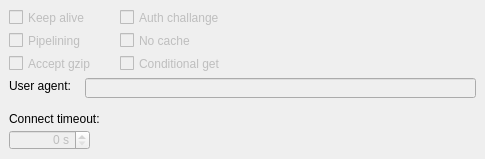
     <widget class="QWidget" name="tab_3">
      <attribute name="title">
       <string>HTTP</string>
      </attribute>
      <widget class="QCheckBox" name="checkBox_HTTPKeepAlive">
       <property name="enabled">
        <bool>false</bool>
       </property>
       <property name="geometry">
        <rect>
         <x>9</x>
         <y>9</y>
         <width>100</width>
         <height>17</height>
        </rect>
       </property>
       <property name="text">
        <string>Keep alive</string>
       </property>
      </widget>
      <widget class="QCheckBox" name="checkBox_HTTPPipelining">
       <property name="enabled">
        <bool>false</bool>
       </property>
       <property name="geometry">
        <rect>
         <x>9</x>
         <y>32</y>
         <width>100</width>
         <height>17</height>
        </rect>
       </property>
       <property name="text">
        <string>Pipelining</string>
       </property>
      </widget>
      <widget class="QCheckBox" name="checkBox_AcceptGzip">
       <property name="enabled">
        <bool>false</bool>
       </property>
       <property name="geometry">
        <rect>
         <x>9</x>
         <y>55</y>
         <width>100</width>
         <height>17</height>
        </rect>
       </property>
       <property name="text">
        <string>Accept gzip</string>
       </property>
      </widget>
      <widget class="QCheckBox" name="checkBox_AuthChallenge">
       <property name="enabled">
        <bool>false</bool>
       </property>
       <property name="geometry">
        <rect>
         <x>120</x>
         <y>9</y>
         <width>151</width>
         <height>17</height>
        </rect>
       </property>
       <property name="text">
        <string>Auth challange</string>
       </property>
      </widget>
      <widget class="QCheckBox" name="checkBox_HTTPNoCache">
       <property name="enabled">
        <bool>false</bool>
       </property>
       <property name="geometry">
        <rect>
         <x>120</x>
         <y>32</y>
         <width>151</width>
         <height>17</height>
        </rect>
       </property>
       <property name="text">
        <string>No cache</string>
       </property>
      </widget>
      <widget class="QLabel" name="label_15">
       <property name="geometry">
        <rect>
         <x>9</x>
         <y>78</y>
         <width>71</width>
         <height>16</height>
        </rect>
       </property>
       <property name="text">
        <string>User agent:</string>
       </property>
       <property name="buddy">
        <cstring>lineEdit_UserAgent</cstring>
       </property>
      </widget>
      <widget class="QLineEdit" name="lineEdit_UserAgent">
       <property name="enabled">
        <bool>false</bool>
       </property>
       <property name="geometry">
        <rect>
         <x>85</x>
         <y>78</y>
         <width>391</width>
         <height>20</height>
        </rect>
       </property>
       <property name="text">
        <string/>
       </property>
      </widget>
      <widget class="QSpinBox" name="spinBox_ConnectTimeout">
       <property name="enabled">
        <bool>false</bool>
       </property>
       <property name="geometry">
        <rect>
         <x>9</x>
         <y>130</y>
         <width>81</width>
         <height>20</height>
        </rect>
       </property>
       <property name="alignment">
        <set>Qt::AlignRight|Qt::AlignTrailing|Qt::AlignVCenter</set>
       </property>
       <property name="suffix">
        <string notr="true"> s</string>
       </property>
      </widget>
      <widget class="QLabel" name="label_16">
       <property name="geometry">
        <rect>
         <x>9</x>
         <y>111</y>
         <width>201</width>
         <height>16</height>
        </rect>
       </property>
       <property name="text">
        <string>Connect timeout:</string>
       </property>
       <property name="buddy">
        <cstring>spinBox_ConnectTimeout</cstring>
       </property>
      </widget>
      <widget class="QCheckBox" name="checkBox_ConditionalGet">
       <property name="enabled">
        <bool>false</bool>
       </property>
       <property name="geometry">
        <rect>
         <x>120</x>
         <y>55</y>
         <width>151</width>
         <height>17</height>
        </rect>
       </property>
       <property name="text">
        <string>Conditional get</string>
       </property>
      </widget>
     </widget>
